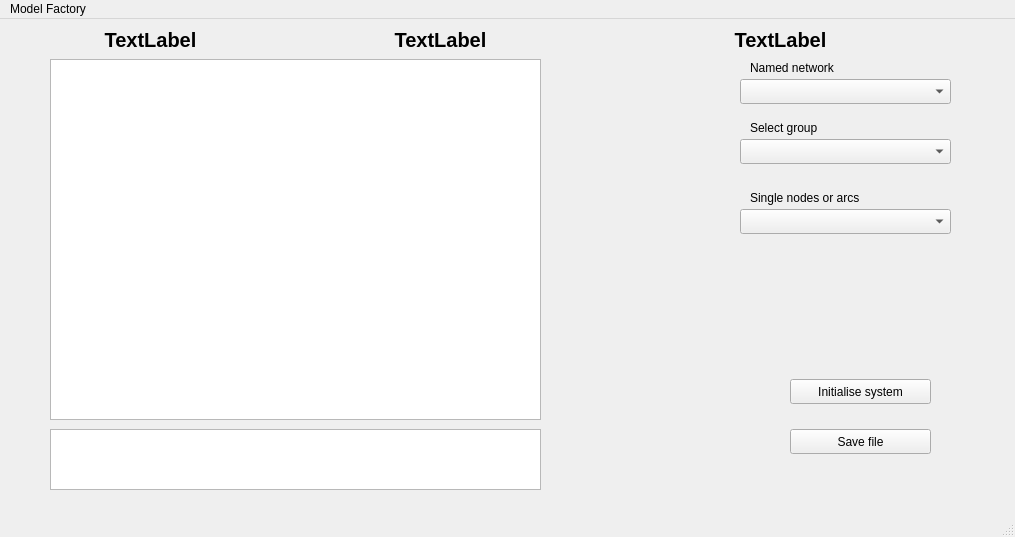
<?xml version="1.0" encoding="UTF-8"?>
<ui version="4.0">
 <class>MainWindow</class>
 <widget class="QMainWindow" name="MainWindow">
  <property name="geometry">
   <rect>
    <x>0</x>
    <y>0</y>
    <width>1015</width>
    <height>537</height>
   </rect>
  </property>
  <property name="windowTitle">
   <string>MainWindow</string>
  </property>
  <widget class="QWidget" name="centralwidget">
   <widget class="QTextBrowser" name="message_box">
    <property name="geometry">
     <rect>
      <x>50</x>
      <y>410</y>
      <width>491</width>
      <height>61</height>
     </rect>
    </property>
   </widget>
   <widget class="QComboBox" name="select_named_network">
    <property name="geometry">
     <rect>
      <x>740</x>
      <y>60</y>
      <width>211</width>
      <height>25</height>
     </rect>
    </property>
   </widget>
   <widget class="QLabel" name="ontology_name_label">
    <property name="geometry">
     <rect>
      <x>0</x>
      <y>0</y>
      <width>301</width>
      <height>41</height>
     </rect>
    </property>
    <property name="font">
     <font>
      <pointsize>15</pointsize>
      <weight>75</weight>
      <bold>true</bold>
      <kerning>true</kerning>
     </font>
    </property>
    <property name="text">
     <string>TextLabel</string>
    </property>
    <property name="alignment">
     <set>Qt::AlignCenter</set>
    </property>
   </widget>
   <widget class="QLabel" name="model_name_label">
    <property name="geometry">
     <rect>
      <x>290</x>
      <y>0</y>
      <width>301</width>
      <height>41</height>
     </rect>
    </property>
    <property name="font">
     <font>
      <pointsize>15</pointsize>
      <weight>75</weight>
      <bold>true</bold>
      <kerning>true</kerning>
     </font>
    </property>
    <property name="text">
     <string>TextLabel</string>
    </property>
    <property name="alignment">
     <set>Qt::AlignCenter</set>
    </property>
   </widget>
   <widget class="QPushButton" name="save_model_button">
    <property name="geometry">
     <rect>
      <x>790</x>
      <y>410</y>
      <width>141</width>
      <height>25</height>
     </rect>
    </property>
    <property name="text">
     <string>Save file</string>
    </property>
   </widget>
   <widget class="QLabel" name="label">
    <property name="geometry">
     <rect>
      <x>750</x>
      <y>40</y>
      <width>131</width>
      <height>17</height>
     </rect>
    </property>
    <property name="text">
     <string>Named network</string>
    </property>
   </widget>
   <widget class="QGraphicsView" name="display_topology">
    <property name="geometry">
     <rect>
      <x>50</x>
      <y>40</y>
      <width>491</width>
      <height>361</height>
     </rect>
    </property>
   </widget>
   <widget class="QPushButton" name="initialise_system_button">
    <property name="geometry">
     <rect>
      <x>790</x>
      <y>360</y>
      <width>141</width>
      <height>25</height>
     </rect>
    </property>
    <property name="text">
     <string>Initialise system</string>
    </property>
   </widget>
   <widget class="QComboBox" name="select_group">
    <property name="geometry">
     <rect>
      <x>740</x>
      <y>120</y>
      <width>211</width>
      <height>25</height>
     </rect>
    </property>
   </widget>
   <widget class="QLabel" name="label_2">
    <property name="geometry">
     <rect>
      <x>750</x>
      <y>100</y>
      <width>131</width>
      <height>17</height>
     </rect>
    </property>
    <property name="text">
     <string>Select group</string>
    </property>
   </widget>
   <widget class="QLabel" name="label_3">
    <property name="geometry">
     <rect>
      <x>750</x>
      <y>170</y>
      <width>151</width>
      <height>17</height>
     </rect>
    </property>
    <property name="text">
     <string>Single nodes or arcs</string>
    </property>
   </widget>
   <widget class="QComboBox" name="select_single">
    <property name="geometry">
     <rect>
      <x>740</x>
      <y>190</y>
      <width>211</width>
      <height>25</height>
     </rect>
    </property>
   </widget>
   <widget class="QLabel" name="case_name_label">
    <property name="geometry">
     <rect>
      <x>630</x>
      <y>0</y>
      <width>301</width>
      <height>41</height>
     </rect>
    </property>
    <property name="font">
     <font>
      <pointsize>15</pointsize>
      <weight>75</weight>
      <bold>true</bold>
      <kerning>true</kerning>
     </font>
    </property>
    <property name="text">
     <string>TextLabel</string>
    </property>
    <property name="alignment">
     <set>Qt::AlignCenter</set>
    </property>
   </widget>
  </widget>
  <widget class="QMenuBar" name="menubar">
   <property name="geometry">
    <rect>
     <x>0</x>
     <y>0</y>
     <width>1015</width>
     <height>22</height>
    </rect>
   </property>
   <widget class="QMenu" name="menuModel_Factory">
    <property name="title">
     <string>Model Factory</string>
    </property>
    <addaction name="actionInitialise"/>
   </widget>
   <addaction name="menuModel_Factory"/>
  </widget>
  <widget class="QStatusBar" name="statusbar"/>
  <action name="actionInitialise">
   <property name="text">
    <string>Initialise</string>
   </property>
  </action>
 </widget>
 <resources/>
 <connections/>
</ui>
